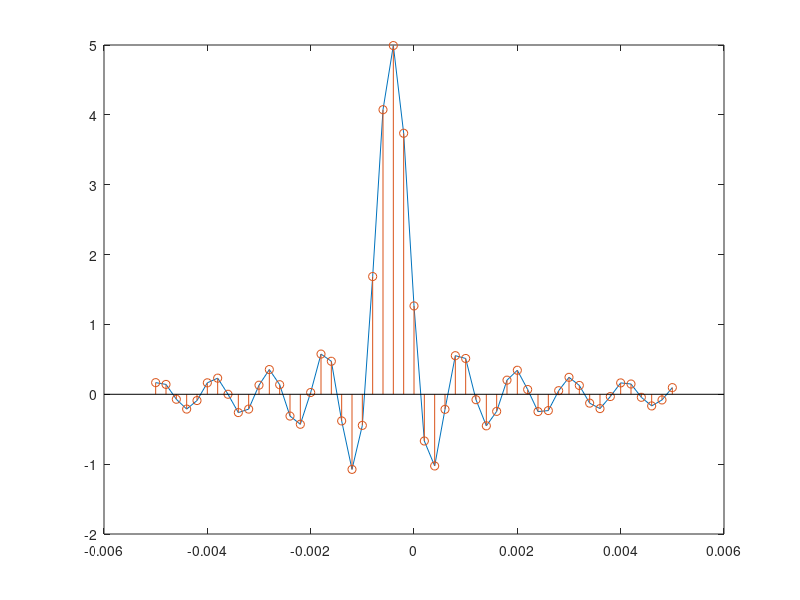
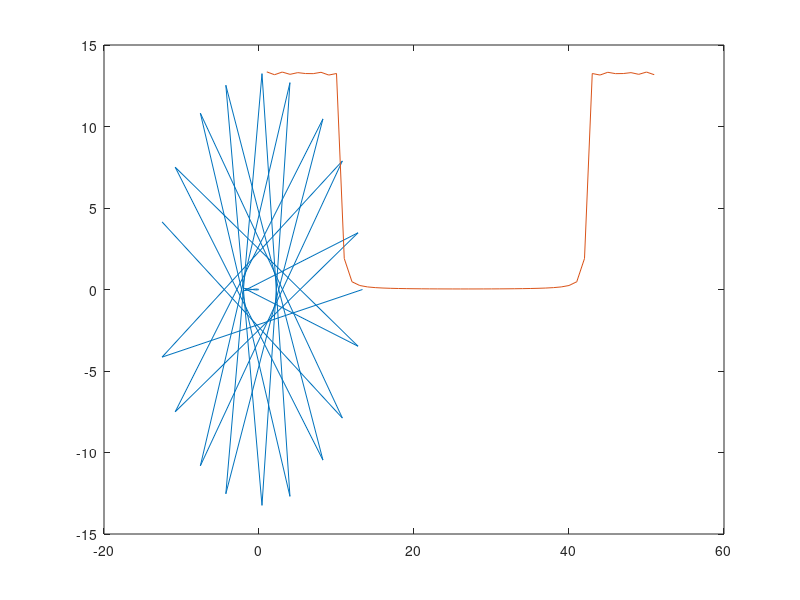

These figures' MATLAB source, in order:

f0 = 300;
A = 5;
theta = 0.25*pi;
fs = 5000
t = -0.005:1/fs:0.005;
x = A*sinc(2*pi*f0*t+theta);
figure(1), plot(t,x); 
hold on
stem(t,x)
hold off

X = fft(x)
figure(2), plot(X);
hold on
figure(2), plot(abs(X));